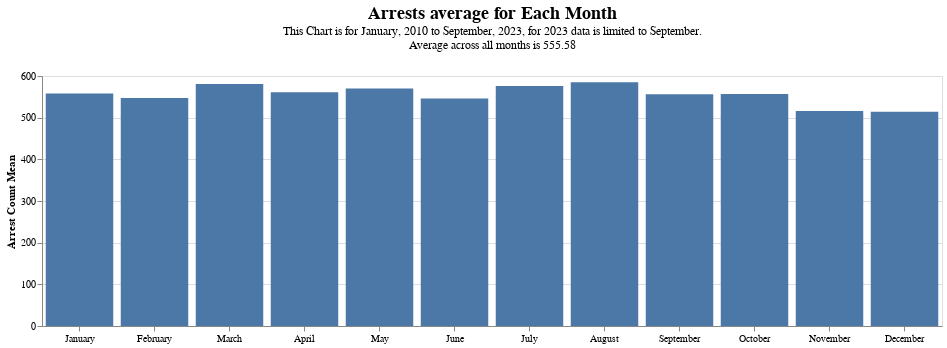

Notebook code for this chart:
### Code cell
# Bar of Arrest Time

bar_title = f"Arrests average for Each Month"

bar = alt.Chart(
    monthly_mean_data, 
    title = chart_title_func(bar_title, 
                             [f"This Chart is for {min_month_year} to {max_month_year}, for 2023 data is limited to September.", 
                             f"Average across all months is {round(np.mean(monthly_mean_data['mean']), 2)}"]))\
    .mark_bar()\
    .encode(
        alt.X("month_name", axis=alt.Axis(labelAngle=0), title = '').sort([i for i in monthly_mean_data['month_name']]),
        alt.Y('mean', title = 'Arrest Count Mean'),
        tooltip=["mean"]
    ).properties(
        width=900,
        height=250
    )


bar

### Figure 1 — Vega specification as saved in the notebook (floating-point values rounded to 4 significant figures)
{"$schema": "https://vega.github.io/schema/vega/v5.json", "data": [{"name": "source_0"}, {"name": "data_0", "values": [{"mean": 557.7, "mean_end": 557.7, "mean_start": 0.0, "month_name": "January"}, {"mean": 547.3, "mean_end": 547.3, "mean_start": 0.0, "month_name": "February"}, {"mean": 581.1, "mean_end": 581.1, "mean_start": 0.0, "month_name": "March"}, {"mean": 560.9, "mean_end": 560.9, "mean_start": 0.0, "month_name": "April"}, {"mean": 569.8, "mean_end": 569.8, "mean_start": 0.0, "month_name": "May"}, {"mean": 545.9, "mean_end": 545.9, "mean_start": 0.0, "month_name": "June"}, {"mean": 575.9, "mean_end": 575.9, "mean_start": 0.0, "month_name": "July"}, {"mean": 585.1, "mean_end": 585.1, "mean_start": 0.0, "month_name": "August"}, {"mean": 556.1, "mean_end": 556.1, "mean_start": 0.0, "month_name": "September"}, {"mean": 557.0, "mean_end": 557.0, "mean_start": 0.0, "month_name": "October"}, {"mean": 515.8, "mean_end": 515.8, "mean_start": 0.0, "month_name": "November"}, {"mean": 514.3, "mean_end": 514.3, "mean_start": 0.0, "month_name": "December"}]}, {"name": "source_0_x_domain_month_name", "values": [{"month_name": "January", "sort_field": 0.0}, {"month_name": "February", "sort_field": 1.0}, {"month_name": "March", "sort_field": 2.0}, {"month_name": "April", "sort_field": 3.0}, {"month_name": "May", "sort_field": 4.0}, {"month_name": "June", "sort_field": 5.0}, {"month_name": "July", "sort_field": 6.0}, {"month_name": "August", "sort_field": 7.0}, {"month_name": "September", "sort_field": 8.0}, {"month_name": "October", "sort_field": 9.0}, {"month_name": "November", "sort_field": 10.0}, {"month_name": "December", "sort_field": 11.0}]}], "marks": [{"type": "rect", "name": "marks", "from": {"data": "data_0"}, "encode": {"update": {"tooltip": {"signal": "{\"mean\": format(datum[\"mean\"], \"\")}"}, "ariaRoleDescription": {"value": "bar"}, "x": {"field": "month_name", "scale": "x"}, "width": {"signal": "max(0.25, bandwidth('x'))"}, "y": {"field": "mean_end", "scale": "y"}, "description": {"signal": "\"month_name: \" + (isValid(datum[\"month_name\"]) ? datum[\"month_name\"] : \"\"+datum[\"month_name\"]) + \"; Arrest Count Mean: \" + (format(datum[\"mean\"], \"\")) + \"; mean: \" + (format(datum[\"mean\"], \"\"))"}, "fill": {"value": "#4c78a8"}, "y2": {"field": "mean_start", "scale": "y"}}}, "style": ["bar"]}], "scales": [{"name": "x", "type": "band", "domain": {"data": "source_0_x_domain_month_name", "field": "month_name", "sort": {"op": "max", "field": "sort_field"}}, "range": [0, {"signal": "width"}], "paddingInner": 0.1, "paddingOuter": 0.05}, {"name": "y", "type": "linear", "domain": {"fields": ["mean_start", "mean_end"], "data": "data_0"}, "range": [{"signal": "height"}, 0], "zero": true, "nice": true}], "axes": [{"scale": "y", "orient": "left", "aria": false, "minExtent": 0, "labels": false, "maxExtent": 0, "ticks": false, "zindex": 0, "domain": false, "grid": true, "tickCount": {"signal": "ceil(height/40)"}, "gridScale": "x"}, {"scale": "x", "orient": "bottom", "zindex": 0, "grid": false, "labelAngle": 0, "labelBaseline": "top"}, {"scale": "y", "grid": false, "zindex": 0, "title": "Arrest Count Mean", "labelOverlap": true, "orient": "left", "tickCount": {"signal": "ceil(height/40)"}}], "title": {"text": "Arrests average for Each Month", "font": "Century", "fontSize": 18, "offset": 20, "orient": "top", "frame": "group", "subtitle": ["This Chart is for January, 2010 to September, 2023, for 2023 data is limited to September.", "Average across all months is 555.58"]}, "height": 250, "style": "cell", "width": 900, "padding": 5, "background": "white"}
